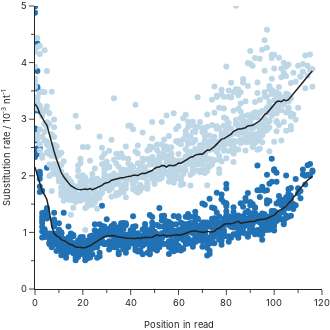

Write notebook code for a chart like this one.
### Code cell
plot_data = data.data[f"substitutions_by_position"]
plot_data.sort_values(by="position")

fit_data = []
for read in plot_data['read'].unique():
    window = plot_data.loc[(plot_data['read'] == read)]
    medians = window.groupby('position', as_index=False)['rate'].median()
    rolled_medians = medians.rolling(10, min_periods=1, center=True, on="position").mean()
    fit_data.append(rolled_medians)

fig = pg.Figure()

colors = ['#2171b5', '#bdd7e7']
for i, iread in enumerate(plot_data.read.unique()):
    read_data = plot_data.loc[plot_data.read == iread]
    fig.add_trace(
        pg.Scatter(
            x=read_data['position'],
            y=read_data['rate']*1000,
            mode="markers",
            marker=dict(color=colors[i])
        )
    )


colors = ['#222222', '#222222']
for i, read_data in enumerate(fit_data):
    fig.add_trace(
        pg.Scatter(
            x=read_data.index,
            y=read_data['rate']*1000,
            mode="lines",
            line=dict(color=colors[i], width=1.5)
        )
    )

fig.update_layout(
    template="simple_white", 
    height=330, 
    width=330, 
    showlegend=False, 
    margin=dict(l=0, r=0, t=0, b=0),
    font_family="Inter",
    legend_font_size=28/3,
)
fig.update_xaxes(
    title_text='Position in read', 
    range=[0, 120], 
    dtick=20,
    title_font_family="Inter", 
    title_font_size=28/3, 
    tickfont_size=28/3, 
    minor_ticks="outside", 
    minor_dtick=10,
)
fig.update_yaxes(
    title_text='Substitution rate / 10<sup>-3</sup> nt<sup>-1</sup>', 
    range=[0, 5],
    dtick=1,
    title_font_family="Inter", 
    title_font_size=28/3, 
    tickfont_size=28/3, 
    minor_ticks="outside", 
    minor_dtick=0.5,
)
fig.show()
fig.write_image("error_rate.svg")

### Figure 1 — Plotly figure (JSON) as saved in the notebook; plotly's stock layout.template omitted (floating-point values rounded to 4 significant figures; data arrays with more than 128 entries replaced by an {"elided": "..."} marker saying what was removed)
{"data": [{"marker": {"color": "#2171b5"}, "mode": "markers", "type": "scatter", "x": {"elided": "864 int values"}, "y": {"elided": "864 float values"}}, {"marker": {"color": "#bdd7e7"}, "mode": "markers", "type": "scatter", "x": {"elided": "860 int values"}, "y": {"elided": "860 float values"}}, {"line": {"color": "#222222", "width": 1.5}, "mode": "lines", "type": "scatter", "x": [0, 1, 2, 3, 4, 5, 6, 7, 8, 9, 10, 11, 12, 13, 14, 15, 16, 17, 18, 19, 20, 21, 22, 23, 24, 25, 26, 27, 28, 29, 30, 31, 32, 33, 34, 35, 36, 37, 38, 39, 40, 41, 42, 43, 44, 45, 46, 47, 48, 49, 50, 51, 52, 53, 54, 55, 56, 57, 58, 59, 60, 61, 62, 63, 64, 65, 66, 67, 68, 69, 70, 71, 72, 73, 74, 75, 76, 77, 78, 79, 80, 81, 82, 83, 84, 85, 86, 87, 88, 89, 90, 91, 92, 93, 94, 95, 96, 97, 98, 99, 100, 101, 102, 103, 104, 105, 106, 107, 108, 109, 110, 111, 112, 113, 114, 115, 116], "y": [2.151, 2.016, 1.858, 1.728, 1.661, 1.577, 1.371, 1.107, 0.9815, 0.9383, 0.9168, 0.871, 0.8545, 0.8385, 0.8002, 0.7886, 0.7687, 0.7413, 0.7365, 0.7262, 0.7281, 0.7304, 0.7429, 0.7636, 0.7908, 0.8163, 0.8397, 0.8737, 0.8988, 0.9259, 0.9344, 0.9334, 0.9447, 0.9438, 0.9292, 0.92, 0.9094, 0.9076, 0.9014, 0.8967, 0.8918, 0.8919, 0.8934, 0.9015, 0.8939, 0.911, 0.9169, 0.9122, 0.9092, 0.915, 0.9363, 0.9573, 0.9392, 0.9447, 0.9524, 0.9347, 0.942, 0.9456, 0.9553, 0.9547, 0.9587, 0.9544, 0.9714, 0.9831, 1.006, 1.015, 1.021, 1.028, 1.016, 1.006, 1.001, 1.003, 1.02, 1.013, 1.005, 1.019, 1.06, 1.074, 1.103, 1.139, 1.152, 1.151, 1.152, 1.164, 1.18, 1.195, 1.161, 1.17, 1.182, 1.184, 1.191, 1.195, 1.196, 1.219, 1.222, 1.232, 1.238, 1.246, 1.261, 1.288, 1.305, 1.351, 1.387, 1.402, 1.426, 1.463, 1.517, 1.552, 1.617, 1.661, 1.731, 1.784, 1.838, 1.873, 1.924, 1.955, 1.991]}, {"line": {"color": "#222222", "width": 1.5}, "mode": "lines", "type": "scatter", "x": [0, 1, 2, 3, 4, 5, 6, 7, 8, 9, 10, 11, 12, 13, 14, 15, 16, 17, 18, 19, 20, 21, 22, 23, 24, 25, 26, 27, 28, 29, 30, 31, 32, 33, 34, 35, 36, 37, 38, 39, 40, 41, 42, 43, 44, 45, 46, 47, 48, 49, 50, 51, 52, 53, 54, 55, 56, 57, 58, 59, 60, 61, 62, 63, 64, 65, 66, 67, 68, 69, 70, 71, 72, 73, 74, 75, 76, 77, 78, 79, 80, 81, 82, 83, 84, 85, 86, 87, 88, 89, 90, 91, 92, 93, 94, 95, 96, 97, 98, 99, 100, 101, 102, 103, 104, 105, 106, 107, 108, 109, 110, 111, 112, 113, 114, 115, 116], "y": [3.272, 3.211, 3.1, 3.011, 2.952, 2.891, 2.718, 2.571, 2.427, 2.292, 2.177, 2.053, 1.983, 1.917, 1.874, 1.825, 1.791, 1.773, 1.76, 1.752, 1.76, 1.767, 1.76, 1.773, 1.755, 1.772, 1.784, 1.813, 1.83, 1.865, 1.871, 1.888, 1.923, 1.935, 1.939, 1.947, 1.966, 1.966, 1.98, 1.99, 1.99, 2.01, 2.01, 2.006, 2.029, 2.046, 2.041, 2.061, 2.078, 2.093, 2.13, 2.151, 2.155, 2.18, 2.178, 2.155, 2.187, 2.178, 2.177, 2.195, 2.225, 2.224, 2.246, 2.271, 2.298, 2.329, 2.336, 2.365, 2.378, 2.386, 2.383, 2.411, 2.454, 2.45, 2.479, 2.516, 2.56, 2.606, 2.648, 2.657, 2.685, 2.709, 2.737, 2.786, 2.803, 2.825, 2.826, 2.836, 2.85, 2.882, 2.885, 2.892, 2.916, 2.944, 2.972, 3.024, 3.08, 3.108, 3.163, 3.21, 3.258, 3.308, 3.32, 3.308, 3.343, 3.327, 3.345, 3.396, 3.452, 3.501, 3.552, 3.612, 3.652, 3.716, 3.749, 3.809, 3.849]}], "layout": {"font": {"family": "Inter"}, "height": 330, "legend": {"font": {"size": 9.333}}, "margin": {"b": 0, "l": 0, "r": 0, "t": 0}, "showlegend": false, "width": 330, "xaxis": {"dtick": 20, "minor": {"dtick": 10, "ticks": "outside"}, "range": [0, 120], "tickfont": {"size": 9.333}, "title": {"font": {"family": "Inter", "size": 9.333}, "text": "Position in read"}}, "yaxis": {"dtick": 1, "minor": {"dtick": 0.5, "ticks": "outside"}, "range": [0, 5], "tickfont": {"size": 9.333}, "title": {"font": {"family": "Inter", "size": 9.333}, "text": "Substitution rate / 10<sup>-3</sup> nt<sup>-1</sup>"}}}}
